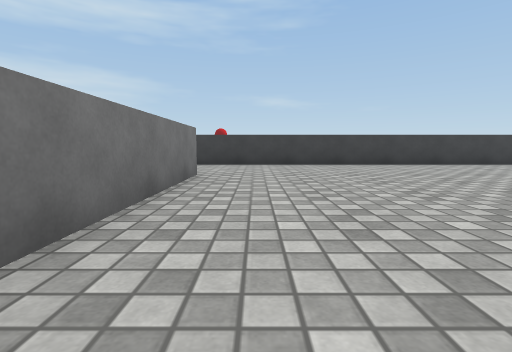
view 1 (above)

24 first-person views from a walk through a 3-D level made in the Unity game engine. The camera is 0.59 m above the floor, tilts 6° down and sees 85° across. The floor is counted in squares, 1 m on a side. Each view is taken from the middle of a square. On the plan, view 1 faces up. The plan holds only what a view shows up to about 9 squares ahead; the rest is blank. The place goes on beyond the plan. The player is left out. Surface patterns are stand-ins for the level's own textures.

view 2
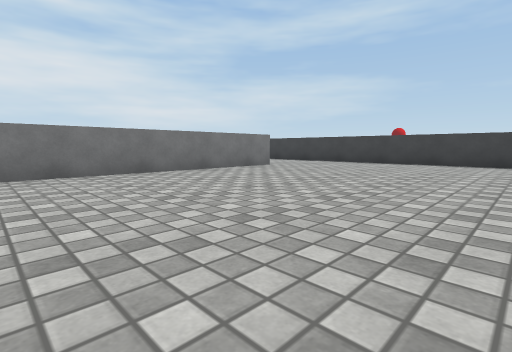

view 3
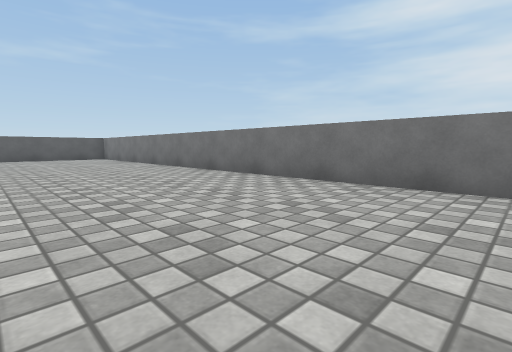

view 4
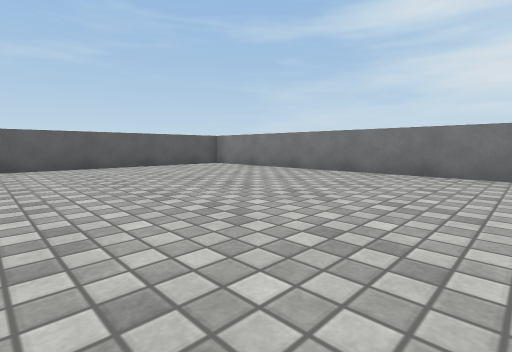

view 5
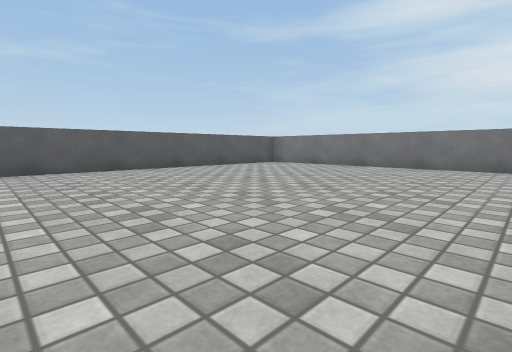

view 6
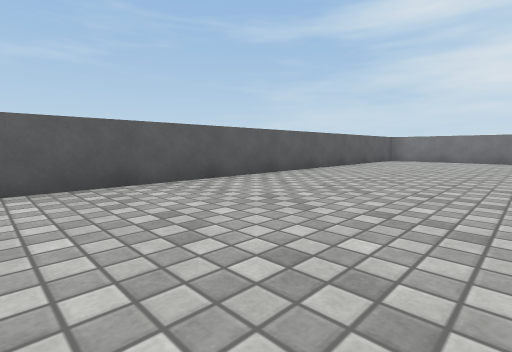

view 7
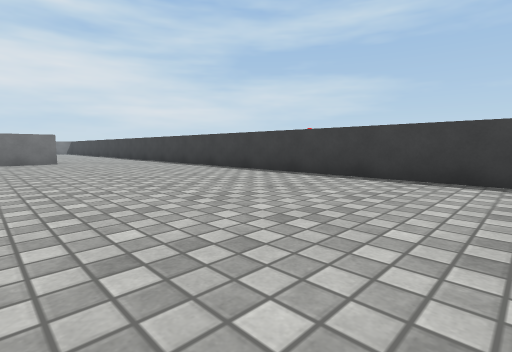

view 8
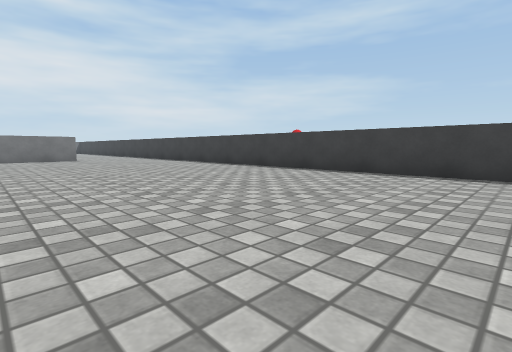

view 9
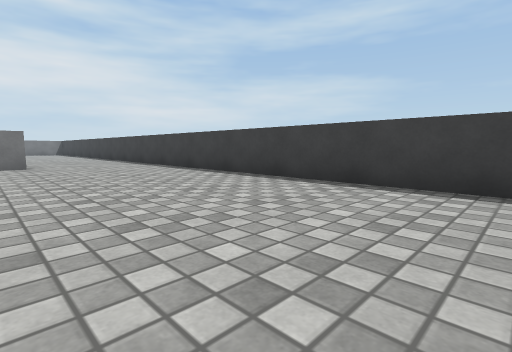

view 10
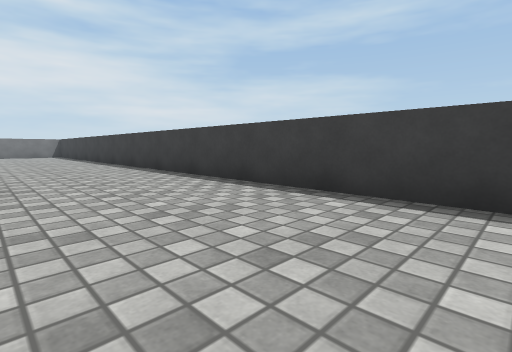

view 11
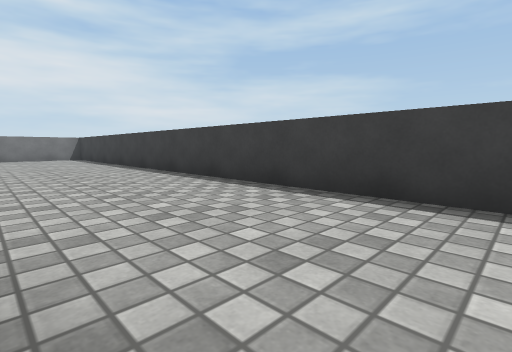

view 12
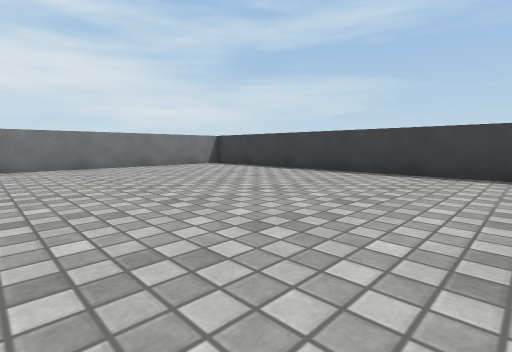

view 13
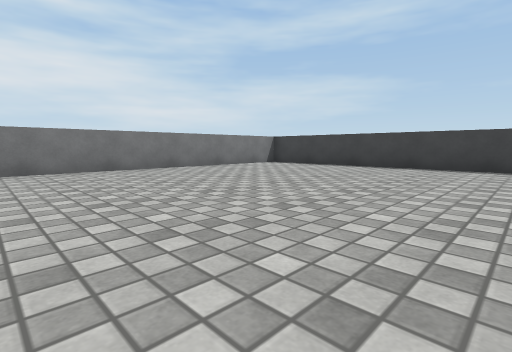

view 14
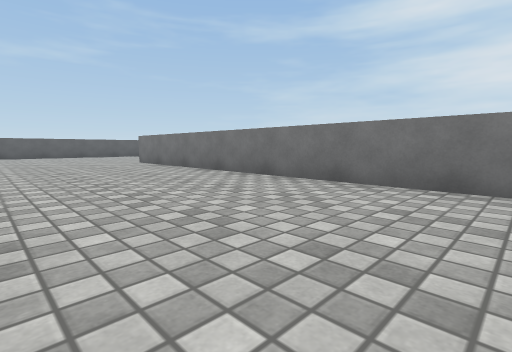

view 15
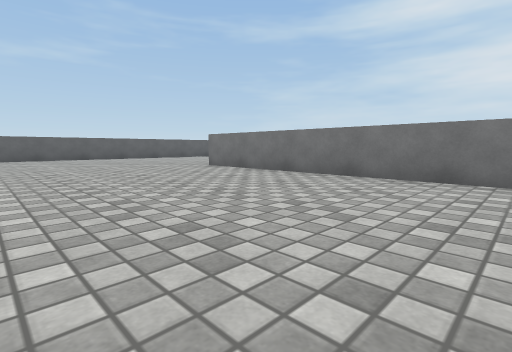

view 16
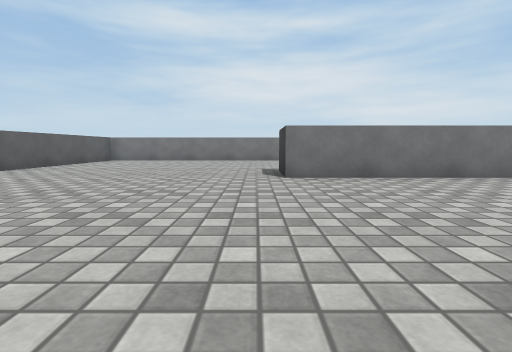

view 17
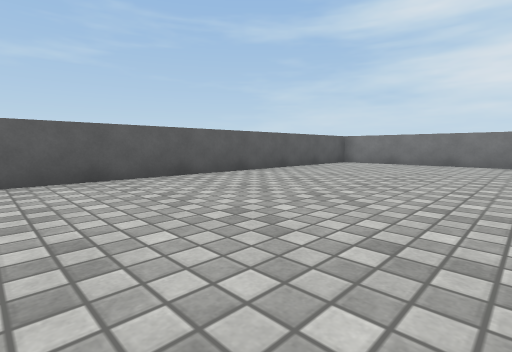

view 18
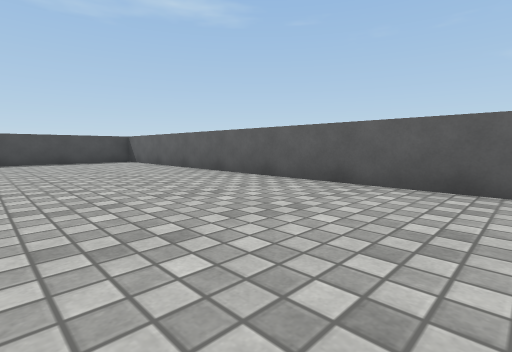

view 19
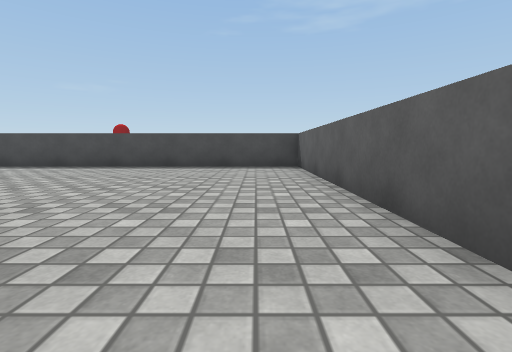

view 20
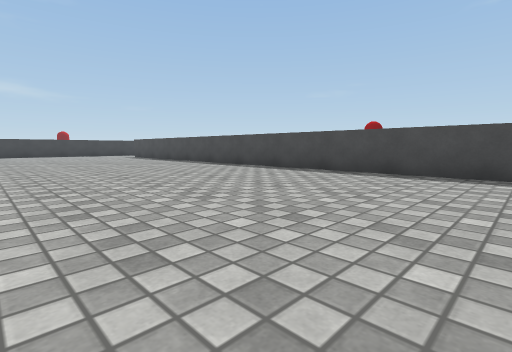

view 21
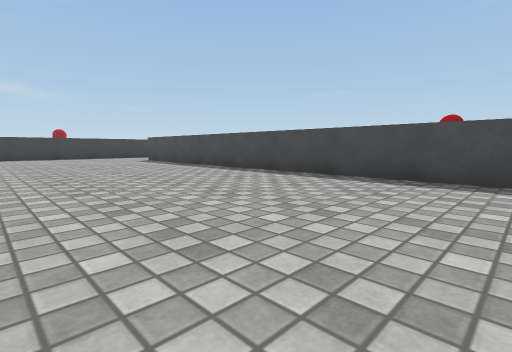

view 22
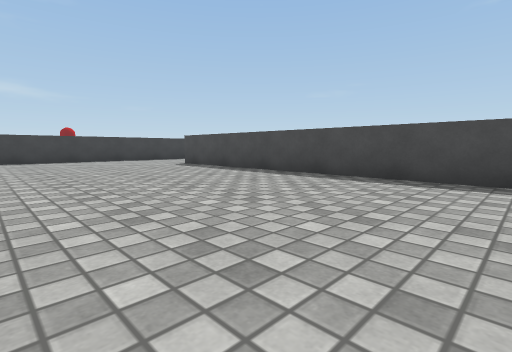

view 23
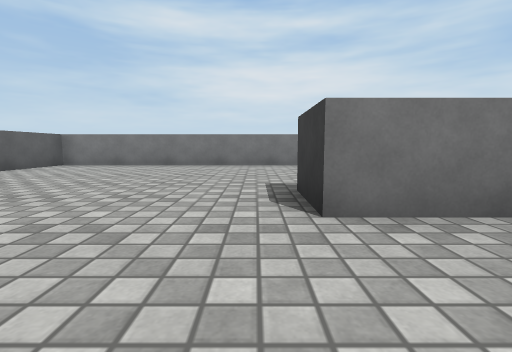

view 24
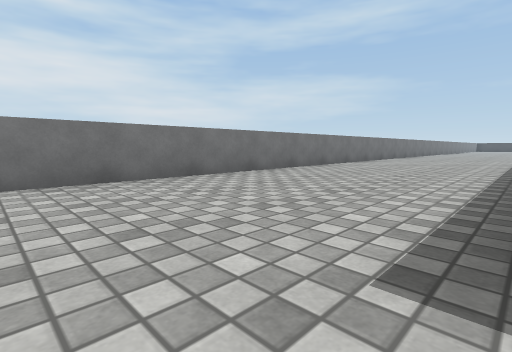

### Floor plan
Points are (right, up) in squares from view 1. A wall is a line through its corners. A room is listed if a view was taken in it or the views show most of it. See-through windows are left out.
Room 1 (views 1, 2, 3, 4, 5, 6, 7, 8, 9, 10, 11)
walls: (-1.3, 6) (-1.3, -11.6); (0.4, -13.3) (10.9, -13.3); (11.8, 9.3) (-0.4, 9.3)
ways out: opening at (-1.5, 7.5) to room 2
Room 2 (views 12, 13, 14, 15, 16, 17, 18, 19, 20, 21, 22, 23, 24)
walls: (-15.3, 7.6) (-15.3, -6.4) (-16.9, -6.4); (-21.9, 0) (-21.9, -13.2) (-2.7, -13.2) (-2.7, 4.6); (-0.4, 9.3) (-13.6, 9.3)
ways out: opening at (-1.5, 7.5) to room 1

Where each view was taken, in squares from view 1:
view 1: 0 up, 0 right, facing up
view 2: 1 down, 5 right, facing up-left
view 3: 1 up, 3 right, facing down-left
view 4: 5 down, 5 right, facing down-left
view 5: 6 down, 7 right, facing down-left
view 6: 9 down, 11 right, facing down-left
view 7: 4 up, 10 right, facing up-left
view 8: 3 up, 12 right, facing up-left
view 9: 5 up, 8 right, facing up-left
view 10: 6 up, 3 right, facing up-left
view 11: 6 up, 1 left, facing up-left
view 12: 3 up, 7 left, facing up-left
view 13: 1 up, 8 left, facing up-left
view 14: 4 up, 11 left, facing down-left
view 15: 1 up, 10 left, facing down-left
view 16: 7 down, 10 left, facing left
view 17: 8 down, 12 left, facing down-left
view 18: 9 down, 14 left, facing down-right
view 19: 12 down, 11 left, facing right
view 20: 10 down, 9 left, facing up-right
view 21: 6 down, 8 left, facing up-right
view 22: 3 down, 8 left, facing up-right
view 23: 7 down, 13 left, facing left
view 24: 8 down, 17 left, facing up-left
